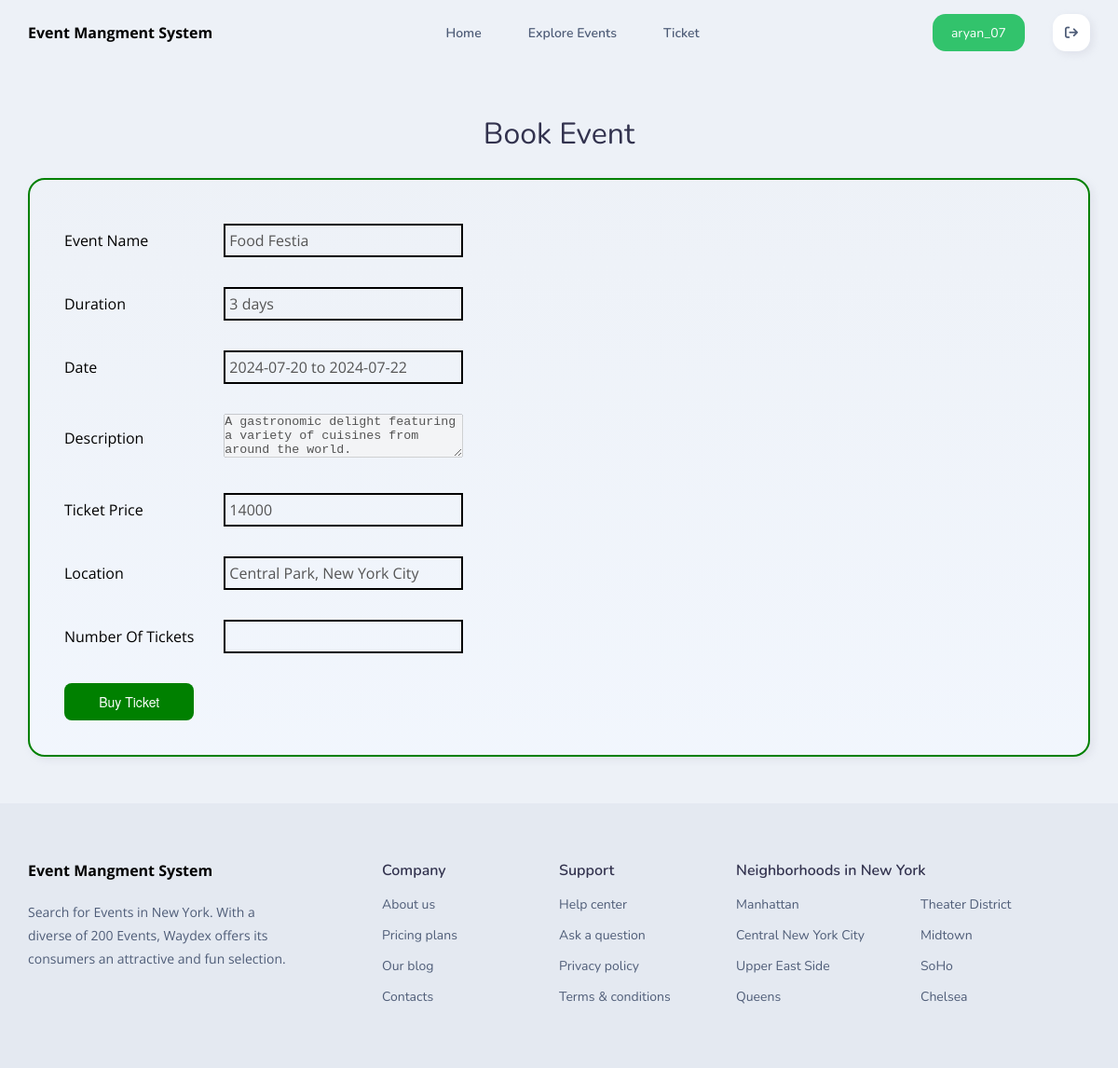
Screenshot of /EMS/User/bookticket.php?id=3 (signed in) with the database file from the repository.
### tables this page shows
CREATE TABLE `event_tbl` (
  `event_id` int(5) NOT NULL,
  `event_img` varchar(255) NOT NULL,
  `event_name` varchar(30) NOT NULL,
  `event_people` int(10) NOT NULL,
  `event_price` float NOT NULL,
  `Duration` varchar(255) NOT NULL,
  `Date` varchar(255) NOT NULL,
  `Location` varchar(255) NOT NULL,
  `Description` varchar(255) NOT NULL
);

### EMS/User/bookticket.php (the view, shortened to what this page needs)
<?php
include "../loginreg/partials/db_conn.php";
$eventid = $_GET['id'];
$sql = "SELECT * FROM event_tbl WHERE event_id='$eventid'";
$result = mysqli_query($conn, $sql);
$row = mysqli_fetch_assoc($result);
?>
<!DOCTYPE html>
<html lang="en">
<head>
    <link rel="stylesheet" href="./assets/css/style.css">
    <link rel="stylesheet" href="https://cdnjs.cloudflare.com/ajax/libs/font-awesome/6.3.0/css/all.min.css">
</head>
<body>
<?php include "partials/header.php"?>
<br><br><br>
      <main>
        <section class="section featured-car" id="featured-car">
            <div class="container">
                <h2 class="h2 section-title" style="text-align: center;">Book Event</h2>
<br>
              <ul class="featured-car-list" style="display: block;">
                <li>
                  <div class="featured-car-card" style="border: 2px solid green;">
                    <div class="card-content">
                    <form action="" method="post">
                        <table>
                            <tr>
                                <td>Event Name</td>
                                <td><input type="text" value="<?php echo $row['event_name']; ?>" disabled></td>
                            </tr>
                            <tr>
                                <td>Duration</td>
                                <td><input type="text" value="<?php echo $row['Duration']; ?>" disabled></td>
                            </tr>
                            <tr>
                                <td>Date</td>
                                <td><input type="text" value="<?php echo $row['Date']; ?>" disabled></td>
                            </tr>
                            <tr>
                                <td>Description</td>
                                <td><textarea name="" id="" cols="30" rows="3" disabled><?php echo $row['Description']; ?></textarea></td>
                            </tr>
                            <tr>
                              <td>Ticket Price</td>
                              <td><input type="text" value="<?php echo $row['event_price']; ?>" disabled></td>
                            </tr>
                            <tr>
                              <td>Location</td>
                              <td><input type="text" value="<?php echo $row['Location']; ?>" disabled></td>
                            </tr>
                            <tr>
                <td>Number Of Tickets</td>
                <td><input type="number" name="numberOfTickets" id="numberOfTickets"></td>
            </tr>
                            <tr>
                            <td><button type="submit" class="button-1" role="button">Buy Ticket</button></td>
                            </tr>
                        </table>
                        </form>
                    </div>
                  </div>
                </li>
              </ul>
            </div>
          </section>
      </main>
      <footer class="footer">
        <div class="container">
          <div class="footer-top">
            <div class="footer-brand">
              <a href="#" class="logo">
                <p style="color: black;font-weight: bolder;">Event Mangment System</p>
              </a>
              <p class="footer-text">
                Search for Events in New York. With a diverse of 200 Events, Waydex offers its
                consumers an
                attractive and fun selection.
              </p>
            </div>
            <ul class="footer-list">
              <li>
                <p class="footer-list-title">Company</p>
              </li>
              <li>
                <a href="#" class="footer-link">About us</a>
              </li>
              <li>
                <a href="#" class="footer-link">Pricing plans</a>
              </li>
              <li>
                <a href="#" class="footer-link">Our blog</a>
              </li>
              <li>
                <a href="#" class="footer-link">Contacts</a>
              </li>
            </ul>
            <ul class="footer-list">
              <li>
                <p class="footer-list-title">Support</p>
              </li>
              <li>
                <a href="#" class="footer-link">Help center</a>
              </li>
              <li>
                <a href="#" class="footer-link">Ask a question</a>
              </li>
              <li>
                <a href="#" class="footer-link">Privacy policy</a>
              </li>
              <li>
                <a href="#" class="footer-link">Terms & conditions</a>
              </li>
            </ul>
            <ul class="footer-list">
              <li>
                <p class="footer-list-title">Neighborhoods in New York</p>
              </li>
              <li>
                <a href="#" class="footer-link">Manhattan</a>
              </li>
              <li>
                <a href="#" class="footer-link">Central New York City</a>
              </li>
              <li>
                <a href="#" class="footer-link">Upper East Side</a>
              </li>
              <li>
                <a href="#" class="footer-link">Queens</a>
              </li>
              <li>
                <a href="#" class="footer-link">Theater District</a>
              </li>
              <li>
                <a href="#" class="footer-link">Midtown</a>
              </li>
              <li>
                <a href="#" class="footer-link">SoHo</a>
              </li>
              <li>
                <a href="#" class="footer-link">Chelsea</a>
              </li>
            </ul>
          </div>
        </div>
      </footer>
</body>
</html>

### EMS/User/assets/css/style.css (style rules this page uses)
:root { --pale-purple-pantone: hsl(262, 63%, 92%); --medium-sea-green: hsl(152, 63%, 43%); --lavender-blush: hsl(336, 35%, 92%); --carolina-blue: #32C36C; --columbia-blue: hsl(204, 92%, 90%); --alice-blue-1: hsl(216, 38%, 95%); --alice-blue-2: hsl(216, 75%, 97%); --alice-blue-3: hsl(216, 38%, 95%); --alice-blue-4: hsl(217, 33%, 92%); --independence: hsl(219, 21%, 39%); --deep-cerise: hsl(329, 63%, 52%); --eerie-black: hsl(210, 11%, 15%); --space-cadet: hsl(240, 22%, 25%); --blue-jeans: hsl(204, 80%, 63%); --slate-blue: hsl(262, 60%, 57%); --beau-blue: hsl(208, 86%, 92%); --honey-dew: hsl(152, 48%, 89%); --mimi-pink: hsl(329, 63%, 90%); --red-salsa: hsl(0, 79%, 63%); --sapphire: hsl(211, 100%, 35%); --manatee: hsl(219, 14%, 60%); --white: hsl(0, 0%, 100%); --gradient: linear-gradient(to top, var(--alice-blue-2), var(--alice-blue-3)); --ff-nunito: 'Nunito', sans-serif; --ff-open-sans: 'Open Sans', sans-serif; --fs-1: 2.125rem; --fs-2: 1.875rem; --fs-3: 1.5rem; --fs-4: 1.375rem; --fs-5: 1.125rem; --fs-6: 0.875rem; --fs-7: 0.625rem; --fw-400: 400; --fw-600: 600; --transition: 0.5s ease; --section-padding: 50px; --radius-10: 10px; --radius-14: 14px; --radius-18: 18px; --shadow-1: 3px 3px 9px hsla(240, 14%, 69%, 0.2); --shadow-2: 3px 3px 9px hsla(204, 92%, 59%, 0.3); }
*, *::before, *::after { margin: 0; padding: 0; box-sizing: border-box; }
li { list-style: none; }
a { text-decoration: none; }
a, img, span, label, input, button, ion-icon { display: block; }
button, input { background: none; border: none; font: inherit; }
button { cursor: pointer; }
input { width: 100%; }
html { font-family: var(--ff-open-sans); color: var(--eerie-black); font-size: 1rem; line-height: 1.5; scroll-behavior: smooth; }
body { background: var(--alice-blue-1); overflow-x: hidden; }
.container { padding-inline: 15px; }
button, a { transition: var(--transition); }
.section { padding-block: var(--section-padding); }
.h1, .h2, .h3 { color: var(--space-cadet); font-family: var(--ff-nunito); line-height: 1.4; }
.h2, .h3 { font-weight: var(--fw-400); }
.h2 { font-size: var(--fs-2); }
.featured-car-list { display: grid; grid-template-columns: minmax(0, 1fr); gap: 30px; }
.featured-car-card { background: var(--gradient); border: 1px solid var(--white); border-radius: var(--radius-18); padding: 10px; box-shadow: var(--shadow-1); }
.featured-car-card .card-content { padding: 20px 10px 10px; }
.footer { background: var(--alice-blue-4); color: var(--independence); }
.footer a { color: inherit; }
.footer-top { padding-block: 60px; display: flex; flex-wrap: wrap; justify-content: space-between; align-items: flex-start; row-gap: 50px; }
.footer-top .logo { margin-bottom: 20px; }
.footer-text { font-size: var(--fs-6); line-height: 1.8; }
.footer-list { font-family: var(--ff-nunito); }
.footer-list:not(:last-of-type) { width: 50%; }
.footer-list:last-of-type { width: 100%; column-count: 2; }
.footer-list-title { color: var(--space-cadet); font-weight: var(--fw-600); margin-bottom: 8px; }
.footer-link { font-size: var(--fs-6); padding-block: 6px; }
.footer-list:last-child > li:first-child { column-span: all; }
@media (min-width: 580px) { .container { max-width: 540px; margin-inline: auto; } }
@media (min-width: 768px) { :root { --fs-1: 2.625rem; } }
@media (min-width: 768px) { .container { max-width: 720px; } }
@media (min-width: 768px) { .featured-car-list { grid-template-columns: repeat(2, minmax(0, 1fr)); } }
@media (min-width: 768px) { .footer-brand { width: 100%; } }
@media (min-width: 768px) { .footer-text { max-width: 400px; } }
@media (min-width: 992px) { .container { max-width: 960px; } }
@media (min-width: 992px) { .footer-list:not(:last-of-type) { width: 25%; } }
@media (min-width: 992px) { .footer-list:last-of-type { width: 50%; } }
@media (min-width: 1200px) { :root { --fs-1: 2.875rem; --fs-2: 2rem; } }
@media (min-width: 1200px) { .container { max-width: 1170px; } }
@media (min-width: 1200px) { .featured-car-list { grid-template-columns: repeat(3, minmax(0, 1fr)); } }
@media (min-width: 1200px) { .footer-brand { width: 33.33%; } }
@media (min-width: 1200px) { .footer-text { max-width: 35ch; } }
@media (min-width: 1200px) { .footer-list:not(:last-of-type) { width: 16.66%; } }
@media (min-width: 1200px) { .footer-list:last-of-type { width: 33.33%; } }

### rows the page displays
event_tbl: event_name "Food Festia", Duration "3 days", Date "2024-07-20 to 2024-07-22", Description "A gastronomic delight featuring a variety of cuisines from around the world.", event_price "14000", Location "Central Park, New York City"

### other values shown
$_SESSION['username'] "aryan_07"
